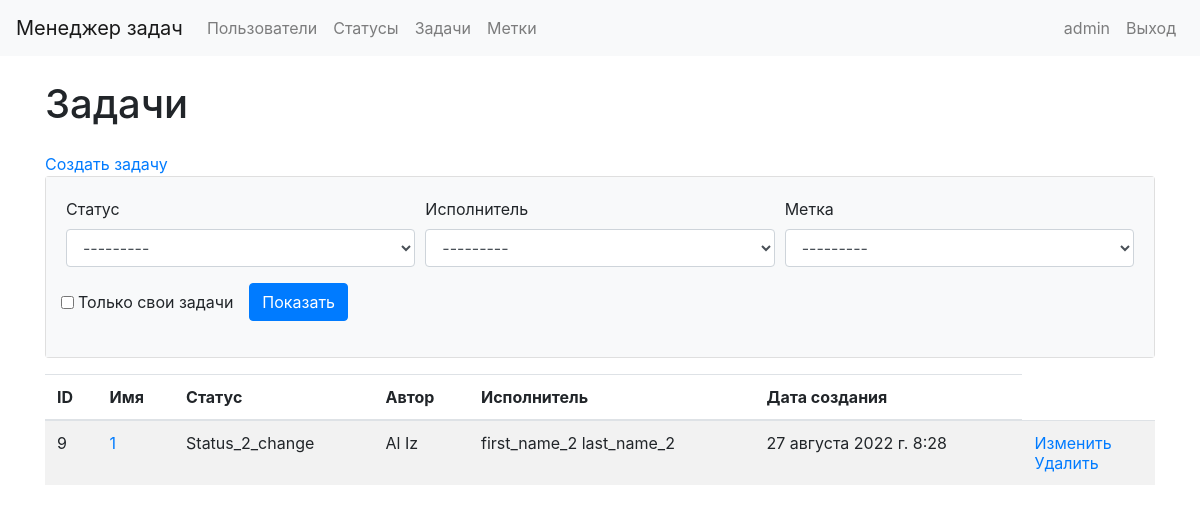
Page /tasks/ (signed in) on the committed database.
### task_manager/models.py (models this page shows)
class Status(models.Model):
    name = models.CharField(max_length=100, unique=True)
    time_create = models.DateTimeField(auto_now_add=True)
    def __str__(self):
        return self.name

class Label(models.Model):
    name = models.CharField(max_length=100, unique=True)
    time_create = models.DateTimeField(auto_now_add=True)
    def __str__(self):
        return self.name

class Task(models.Model):
    author = models.ForeignKey(User, on_delete=models.PROTECT, related_name="author")
    name = models.CharField(max_length=150, unique=True)
    description = models.TextField(max_length=500, blank=True, null=True)
    status = models.ForeignKey(Status, on_delete=models.PROTECT)
    executor = models.ForeignKey(
        User, on_delete=models.PROTECT,
        blank=True,
        null=True,
        related_name="tasks")
    labels = models.ManyToManyField("Label", through="AttachLabelToTask", blank=True)
    time_create = models.DateTimeField(auto_now_add=True)

### task_manager/views.py (the view)
# urls.py: path('tasks/', views.TaskListWithFilter.as_view(), name='tasks_list'),
class TaskListWithFilter(MyLoginRequiredMixin, FilterView):
    template_name = "tasks_list_with_filter.html"
    filterset_class = TaskFilter

### task_manager/mixins.py (called while the page is built)
    def dispatch(self, request, *args, **kwargs):
        if not request.user.is_authenticated:
            messages.error(request, _("Вы не авторизованы! Пожалуйста, выполните вход."))
            return redirect('user_login')
        return super().dispatch(request, *args, **kwargs)

### task_manager/models.py (called while the page is built)
def get_full_name(self):
    return self.first_name + " " + self.last_name

### task_manager/templates/tasks_list_with_filter.html (shortened to what this page needs)
{% extends "base.html" %}
{% load bootstrap4 %}
{% load i18n %}
{% block content %}
<div class="container wrapper flex-grow-1">
    <h1 class="my-4">{% translate "Задачи" %}</h1>
    <a href="{% url 'tasks_create' %}">{% translate "Создать задачу" %}</a>
    <div class="card mb-3">
        <div class="card-body bg-light">
            <form method="get" class="form-row center">
                <div class="form-group col-md-4">
                    <label for="id_status">{% translate "Статус" %}</label>
                    <select class="form-control" id="id_status", name="status">
                        {% for value, label in filter.form.status.field.choices %}
                            <option value="{{value}}"
                            >{{label}}</option>
                        {% endfor %}
                    </select>
                </div>
                <div class="form-group col-md-4">
                    <label for="id_executor">{% translate "Исполнитель" %}</label>
                    <select class="form-control" id="id_executor", name="executor">
                        {% for value, label in filter.form.executor.field.choices %}
                            <option value="{{value}}"
                            >{{label}}</option>
                        {% endfor %}
                    </select>
                </div>
                <div class="form-group col-md-4">
                    <label for="id_label" class="center">{% translate "Метка" %}</label>
                    <select class="form-control" id="id_label", name="label">
                        {% for value, label in filter.form.label.field.choices %}
                            <option value="{{value}}"
                            >{{label}}</option>
                        {% endfor %}
                    </select>
                </div>
                <div class="form-inline">
                <div class="form-group">
                    <div class="mr-3">
                        <div class="form-check">
                            <input type="checkbox" name="self_tasks" class="form-check-input" id="id_self_tasks"  >
                            <label class="form-check-label" for="id_self_tasks">Только свои задачи</label>
                        </div>
                    </div>
                </div>
                <div class="form-group">
                    <input class="btn btn-primary" type="submit" value="Показать">
                </div>
            </div>
            </form>
        </div>
    </div>
    <table class="table table-striped">
        <thead>
            <tr>
                <th>{% translate "ID" %}</th>
                <th>{% translate "Имя" %}</th>
                <th>{% translate "Статус" %}</th>
                <th>{% translate "Автор" %}</th>
                <th>{% translate "Исполнитель" %}</th>
                <th>{% translate "Дата создания" %}</th>
            </tr>
        </thead>
        <tbody>
            {% for t in filter.qs %}
            <tr>
                <td>{{t.id}}</td>
                <td><a href="{% url 'tasks_detail' pk=t.id %}"> {{t.name}} </a></td>
                <td>{{t.status.name}}</td>
                <td>{{t.author.first_name}} {{t.author.last_name}}</td>
                <td>{{t.executor.first_name}} {{t.executor.last_name}}</td>
                <td>{{t.time_create}}</td>
                <td>
                    <a href="{% url 'tasks_update' pk=t.id %}">{% translate "Изменить" %}</a>
                    <br>
                    <a href="{% url 'tasks_delete' pk=t.id %}">{% translate "Удалить" %}</a>
                </td>
            </tr>
            {% endfor %}
        </tbody>
    </table>
</div>
{% endblock %}

### task_manager/templates/base.html (shortened to what this page needs)
{% load i18n %}
{% load bootstrap4 %}
{% bootstrap_css %}
{% block bootstrap4_content %}
    <nav class="navbar navbar-expand-lg navbar-light bg-light">
        <a class="navbar-brand" href="{% url 'home' %}">{% translate "Менеджер задач" %}</a>
        <div class="collapse navbar-collapse" id="navbarSupportedContent">
            <ul class="navbar-nav mr-auto">
                <li class="nav-item">
                    <a class="nav-link" href="{% url 'users_list' %}">{% translate "Пользователи" %}</a>
                </li>
                {% if request.user.is_authenticated %}
                <li class="nav-item">
                    <a class="nav-link" href="{% url 'statuses_list' %}">{% translate "Статусы" %}</a>
                </li>
                <li class="nav-item">
                    <a class="nav-link" href="{% url 'tasks_list' %}">{% translate "Задачи" %}</a>
                </li>
                <li class="nav-item">
                    <a class="nav-link" href="{% url 'labels_list' %}">{% translate "Метки" %}</a>
                </li>
                {% endif %}
            </ul>
            <ul class="navbar-nav">
                {% if request.user.is_authenticated %}
                <li class="nav-item">
                    <a class="nav-link" href="{% url 'users_update' pk=request.user.id %}">{{user.username}}</a>
                </li>
                <li class="nav-item">
                    <a class="nav-link" href="{% url 'user_logout' %}">{% translate "Выход" %}</a>
                </li>
                {% endif %}
            </ul>
        </div>
    </nav>
{% endblock %}
{% block content %}
{% endblock %}

### rows in the picture
Status: status "---------"
Label: label "---------"
Task: id "9", name "1", status.name "Status_2_change", author.first_name "Al", author.last_name "Iz", executor.first_name "first_name_2", executor.last_name "last_name_2", time_create "27 августа 2022 г. 8:28"

### other values in the picture
{{ user.username }} "admin"
